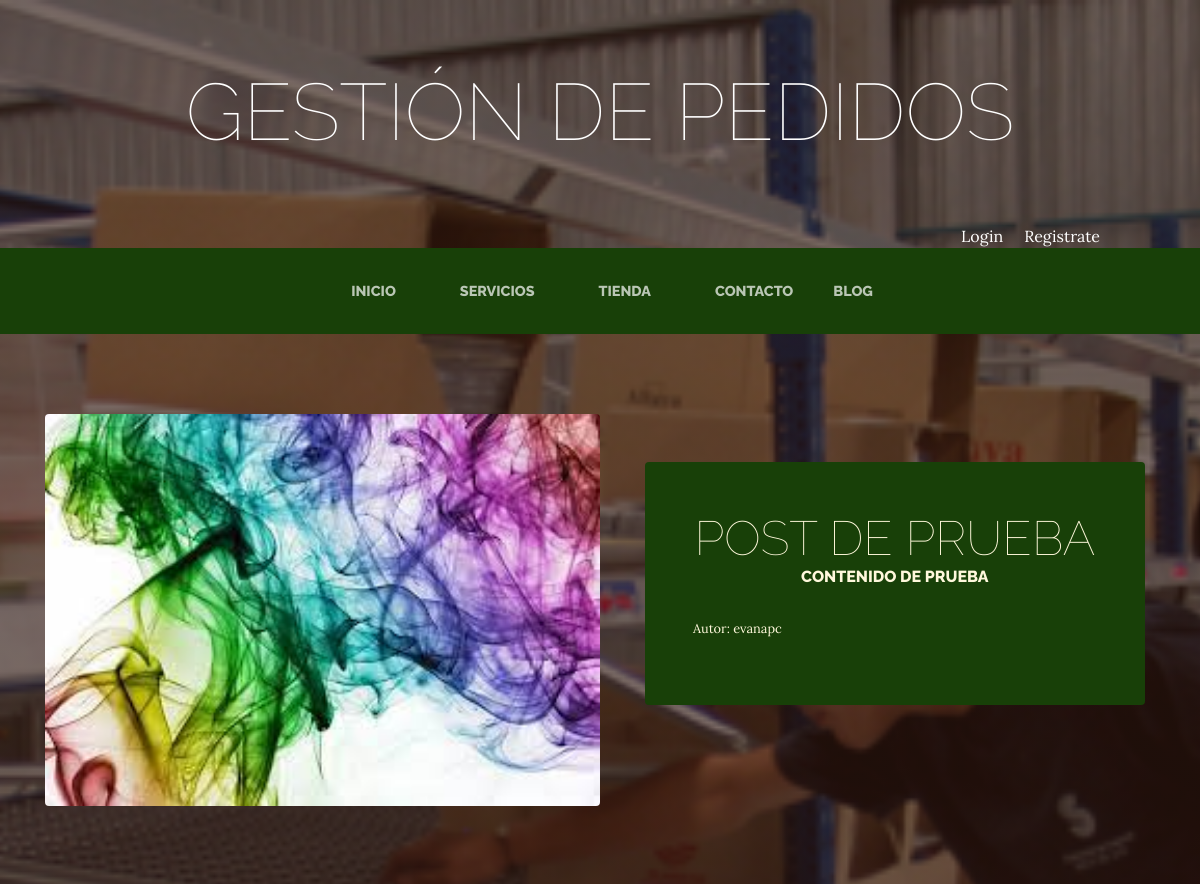
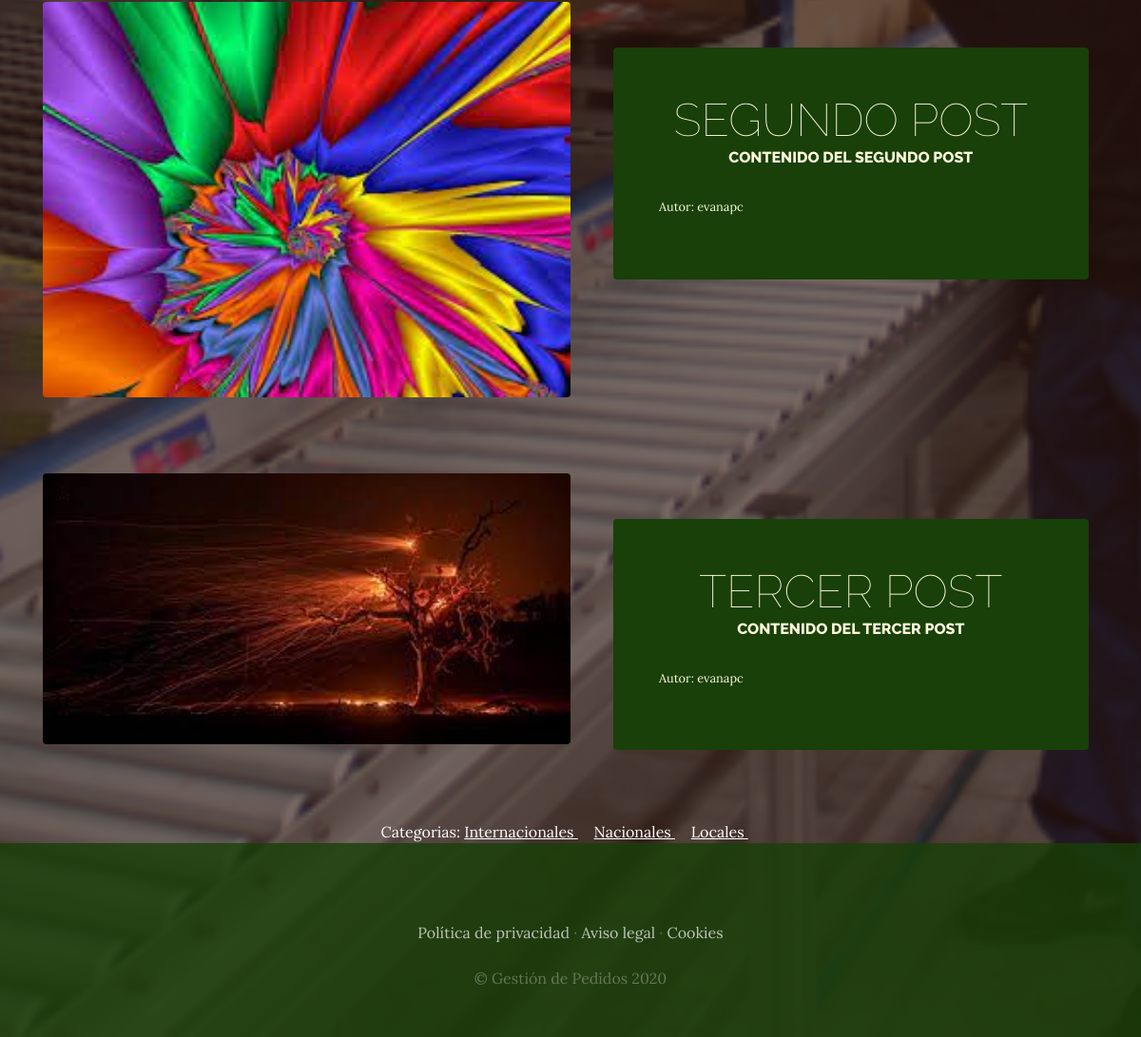
Screenshot of /blog/ with the database file from the repository (2 pictures, top to bottom).
### blog/models.py (models this page shows, shortened)
class Post(models.Model):
    titulo=models.CharField(max_length=50)
    contenido=models.CharField(max_length=50)
    imagen=models.ImageField(upload_to="blog", null=True, blank=True)
    autor=models.ForeignKey(User, on_delete=models.CASCADE)
    categorias=models.ManyToManyField(Categoria)
    created=models.DateTimeField(auto_now_add=True)
    updated=models.DateTimeField(auto_now_add=True)
    class Meta:
        verbose_name='post'
        verbose_name_plural='posts'

class Categoria(models.Model):
    nombre=models.CharField(max_length=50)
    created=models.DateTimeField(auto_now_add=True)
    updated=models.DateTimeField(auto_now_add=True)
    class Meta:
        verbose_name='categoria'
        verbose_name_plural='categorias'

### blog/views.py (the view)
# urls.py: 2. Add a URL to urlpatterns:  path('blog/', include('blog.urls'))
def blog(request):
    posts=Post.objects.all()
    return render(request, "blog/blog.html",{"posts":posts})

### carro/context_processor.py (called while the page is built)
def importe_total_carro(request):
    total=0
    if request.user.is_authenticated:
        for key, value in request.session['carro'].items():
            total=total+float(value["precio"])
    else:
        total="Debes hacer login"
    return {"importe_total_carro":total}

### blog/templates/blog/blog.html
{% extends "ProyectoWebApp/base.html" %}
{% load static %}
{% block content %}
{% for post in posts %}
<section class="page-section clearfix">
    <div class="container">
        <div class="intro">
            <img class="intro-img img-fluid mb-3 mb-lg-0 rounded" src="{{post.imagen.url}}" alt="" style="width:50%"
                style="height:300px">
            <div class="intro-text left-0 text-center bg-faded p-5 rounded">
                <h2 class="section-heading mb-4">
                    <span class="section-heading-lower">{{post.titulo}}</span>
                    <span class="section-heading-upper">{{post.contenido}}</span>
                </h2>
                <div style="text-align: left; font-size: 0.8em;">
                    <p>Autor: {{post.autor}}</p>
                </div>
            </div>
        </div>
    </div>
</section>
{% endfor %}
<section>
    <div style="width: 75%; margin: auto; text-align: center; color: white;">
        Categorias:
        {% for post in posts %}
        {% for categoria in post.categorias.all %}
        <a href="{% url 'categoria' categoria.id %}" class="linksCategorias"
            style="color: white; text-decoration: underline;">{{categoria.nombre}}
        </a>&nbsp;&nbsp;&nbsp;
        {% endfor %}
        {% endfor %}
    </div>
</section>
{% endblock %}

### ProyectoWebApp/templates/ProyectoWebApp/base.html (shortened to what this page needs)
<html>
<head>
  {% load static %}
  <link href="{% static 'ProyectoWebApp/vendor/bootstrap/css/bootstrap.min.css' %}" rel="stylesheet">
  <link href="{% static 'ProyectoWebApp/css/gestion.css' %}" rel="stylesheet">
</head>
<body>
  <h1 class="site-heading text-center text-white d-none d-lg-block">
    <span class="site-heading-lower">Gestión de Pedidos</span>
  </h1>
  <div style="text-align: right; margin-right: 100px; color: white">
    {% if user.is_authenticated %}
    Hola {{ user.username }} &nbsp; &nbsp;<a href="{% url 'cerrar_sesion' %}" style="color: white;">Cerrar Sesion</a>
    {% else %}
    <a href="{% url 'loguear' %}" style="color: white;">Login</a> &nbsp; &nbsp; <a href="{% url 'Autenticacion' %}"
      style="color: white;">Registrate</a>
    {% endif %}
  </div>
  <nav class="navbar navbar-expand-lg navbar-dark py-lg-4" id="mainNav">
    <div class="container">
      <div class="collapse navbar-collapse" id="navbarResponsive">
        <ul class="navbar-nav mx-auto">
          <li class="nav-item {% if request.path == '/' %}active{% endif %} px-lg-4">
            <a class="nav-link text-uppercase text-expanded" href="{% url 'Home' %}">Inicio</a>
          </li>
          <li class="nav-item {% if request.path == '/servicios/' %}active{% endif %}px-lg-4">
            <a class="nav-link text-uppercase text-expanded" href="{% url 'Servicios' %}">Servicios</a>
          </li>
          <li class="nav-item {% if request.path == '/tienda/' %}active{% endif %}px-lg-4">
            <a class="nav-link text-uppercase text-expanded" href="{% url 'Tienda' %}">Tienda</a>
          </li>
          <li class="nav-item {% if request.path == '/contacto/' %}active{% endif %}px-lg-4">
            <a class="nav-link text-uppercase text-expanded" href="{% url 'Contacto' %}">Contacto</a>
          </li>
          <li class="nav-item {% if request.path|slice:':6' == '/blog/' %}active{% endif %}px-lg-4">
            <a class="nav-link text-uppercase text-expanded" href="{% url 'Blog' %}">Blog</a>
          </li>
        </ul>
      </div>
    </div>
  </nav>
  {% block content %}
  {% endblock %}
  <footer class="footer text-faded text-center py-5">
    <div class="container">
      <p class="m-0 mbt">
        <a href="sample.html" class="link">Política de privacidad</a> ·
        <a href="sample.html" class="link">Aviso legal</a> ·
        <a href="sample.html" class="link">Cookies</a>
      </p>
      <p class="m-0 mbt1">&copy; Gestión de Pedidos 2020</p>
    </div>
  </footer>
</body>
</html>

### ProyectoWebApp/static/ProyectoWebApp/css/gestion.css (style rules this page uses)
body { font-family: "Lora"; background: linear-gradient(rgba(47, 23, 15, 0.65), rgba(47, 23, 15, 0.65)), url("../img/bg_main.jpg"); background-attachment: fixed; background-position: center; background-size: cover; }
h1, h2, h3, h4, h5, h6 { font-family: "Raleway"; }
p { line-height: 1.75; }
.text-faded { color: rgba(255, 255, 255, 0.3); }
.site-heading { margin-top: 5rem; margin-bottom: 5rem; text-transform: uppercase; line-height: 1; font-family: "Raleway"; }
.site-heading .site-heading-lower { font-size: 5rem; font-weight: 100; line-height: 4rem; }
.page-section { margin-top: 5rem; margin-bottom: 5rem; }
.section-heading { text-transform: uppercase; }
.section-heading .section-heading-upper { display: block; font-size: 1rem; font-weight: 800; padding-bottom: 0.5rem; }
.section-heading .section-heading-lower { display: block; font-size: 3rem; font-weight: 100; }
.bg-faded { background-color: rgba(255, 255, 255, 0.85); }
#mainNav { background-color: rgba(24, 64, 8); font-family: "Raleway"; }
#mainNav .navbar-nav .nav-item .nav-link { color: rgba(255, 255, 255, 0.7); font-weight: 800; }
@media (min-width: 992px) { #mainNav .navbar-nav .nav-item .nav-link { font-size: 0.9rem; } }
.intro { position: relative; }
@media (min-width: 992px) { .intro .intro-img { width: 75%; float: left; } }
@media (min-width: 992px) { .intro .intro-text { left: 600; width: 60%; margin-top: 3rem; background-color: rgba(24, 64, 8); color: cornsilk; position: absolute; } }
@media (min-width: 1200px) { .intro .intro-text { width: 45%; } }
.footer { background-color: rgba(24, 64, 8, 0.8); }
.mbt { padding-top: 2rem; }
.mbt1 { padding-top: 1.25rem; }
a.link { color: rgba(255, 255, 255, 0.7); }
.linksCategorias { color: white; text-decoration: underline; }

### rows the page displays
Post: imagen (picture), titulo "POST DE PRUEBA", contenido "CONTENIDO DE PRUEBA", autor "evanapc"
Post: imagen (picture), titulo "SEGUNDO POST", contenido "CONTENIDO DEL SEGUNDO POST", autor "evanapc"
Post: imagen (picture), titulo "TERCER POST", contenido "CONTENIDO DEL TERCER POST", autor "evanapc"
Categoria: nombre "Internacionales"
Categoria: nombre "Nacionales"
Categoria: nombre "Locales"
